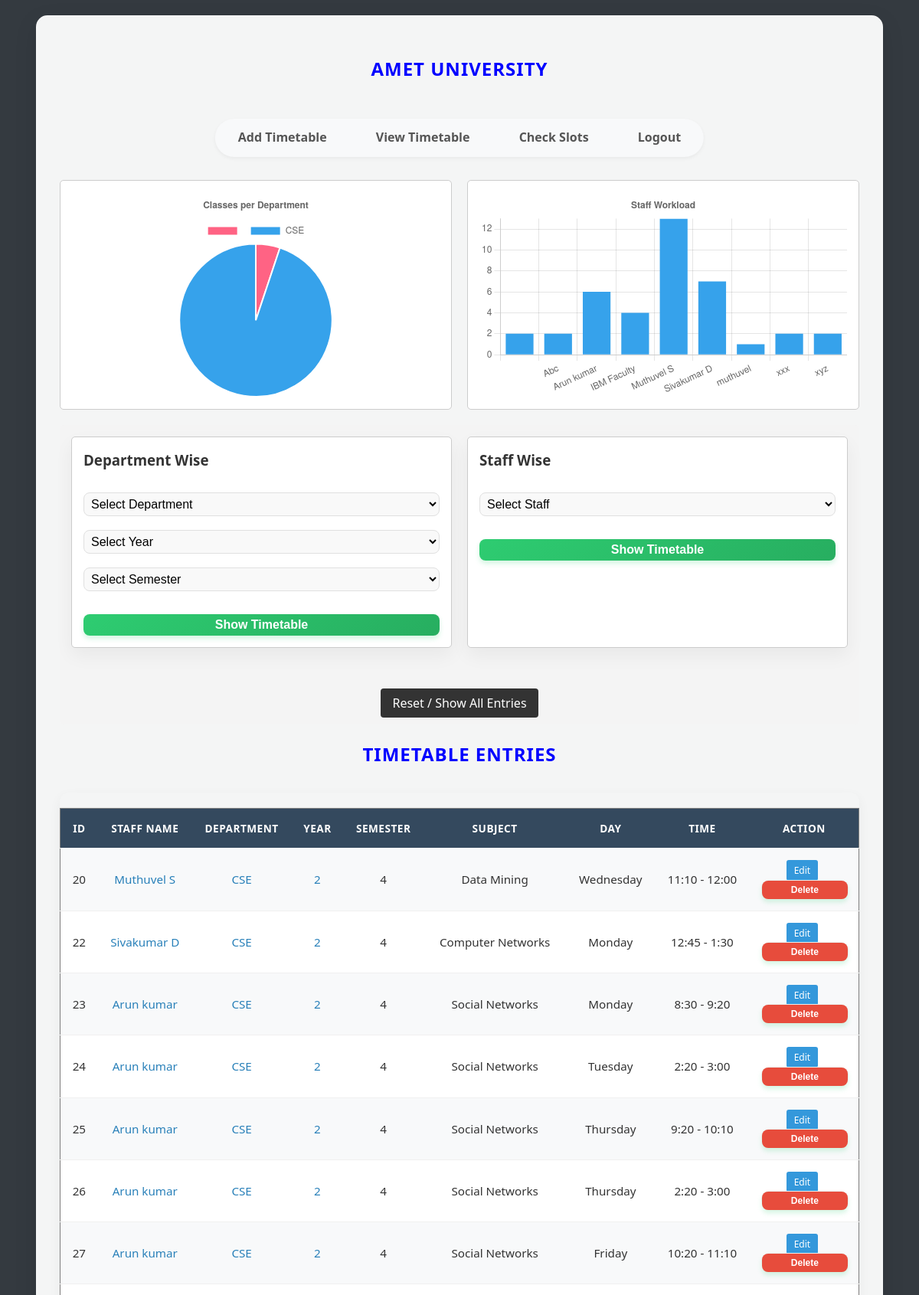
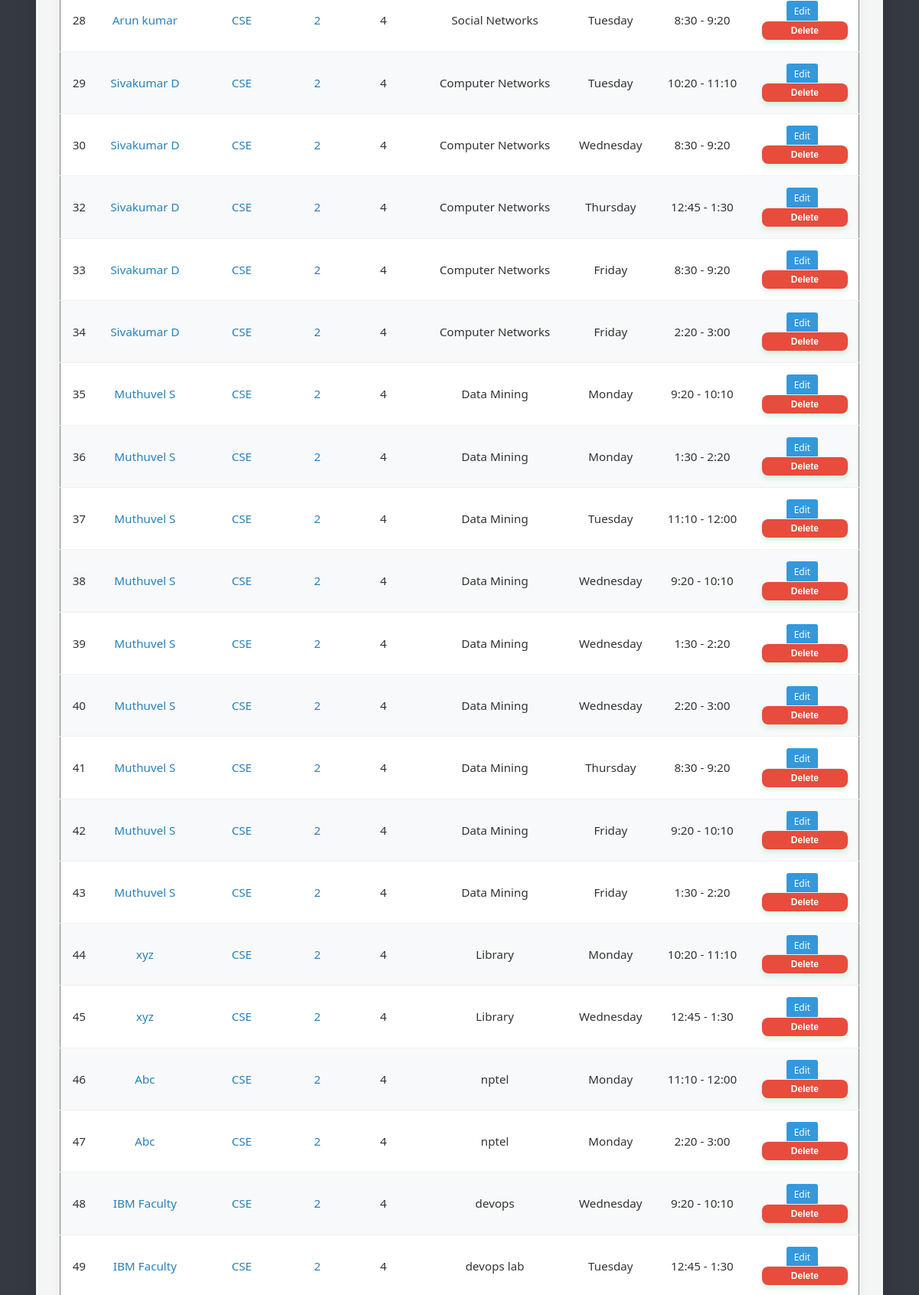
/dashboard (signed in, upper part), run on the app's committed database (2 pictures, top to bottom).
### tables this page shows
CREATE TABLE timetable (
            id INTEGER PRIMARY KEY AUTOINCREMENT,
            staff_name TEXT NOT NULL,
            department TEXT NOT NULL,
            semester TEXT NOT NULL,
            subject TEXT NOT NULL,
            day TEXT NOT NULL,
            time TEXT NOT NULL
        , year TEXT DEFAULT '', room TEXT DEFAULT '');

### App.py (the view, shortened to what this page needs)
@app.route("/dashboard")
def dashboard():
    if "username" not in session:
        return redirect(url_for("login"))
    db = get_db()
    staff_name = request.args.get("staff_name")
    department = request.args.get("department")
    year = request.args.get("year")
    query = "SELECT * FROM timetable WHERE 1=1"
    params = []
    if staff_name:
        query += " AND staff_name = ?"
        params.append(staff_name)
    if department:
        query += " AND department = ?"
        params.append(department)
    if year:
        query += " AND year = ?"
        params.append(year)
    entries = db.execute(query, params).fetchall()
    departments = db.execute("SELECT DISTINCT department FROM timetable WHERE department != '' ORDER BY department").fetchall()
    years = db.execute("SELECT DISTINCT year FROM timetable WHERE year != '' ORDER BY year").fetchall()
    semesters = db.execute("SELECT DISTINCT semester FROM timetable WHERE semester != '' ORDER BY semester").fetchall()
    staff_list = db.execute("SELECT DISTINCT staff_name FROM timetable WHERE staff_name != '' ORDER BY staff_name").fetchall()
    dept_counts = db.execute("SELECT department, COUNT(*) as count FROM timetable GROUP BY department").fetchall()
    staff_counts = db.execute("SELECT staff_name, COUNT(*) as count FROM timetable GROUP BY staff_name").fetchall()
    dept_analytics = {"labels": [row["department"] for row in dept_counts], "data": [row["count"] for row in dept_counts]}
    staff_analytics = {"labels": [row["staff_name"] for row in staff_counts], "data": [row["count"] for row in staff_counts]}
    mode = request.args.get("mode")
    if mode:
        session['export_mode'] = mode
        session['export_dept'] = request.args.get("department")
        session['export_year'] = request.args.get("year")
        session['export_sem'] = request.args.get("semester")
        session['export_staff'] = request.args.get("staff_name")
    grid_view = False
    schedule = {d: {t: None for t in time_slots} for d in days}
    filter_desc = ""
    return render_template("dashboard.html", entries=entries, departments=departments, years=years, semesters=semesters, staff_list=staff_list, time_slots=time_slots, days=days, grid_view=grid_view, schedule=schedule, filter_desc=filter_desc, username=session.get("username", "Guest"), dept_analytics=dept_analytics, staff_analytics=staff_analytics)

### App.py (called while the page is built)
def get_db():
    if "db" not in g:
        g.db = sqlite3.connect(DB_PATH)
        g.db.row_factory = sqlite3.Row
    return g.db

### Templates/dashboard.html (shortened to what this page needs)
<!DOCTYPE html>
<html lang="en">
<head>
    <link rel="stylesheet" href="{{ url_for('static', filename='style.css') }}">
</head>
<body class="dashboard-page">
    <div class="container">
        <h2>Amet University</h2>
        <nav>
            <ul>
                <li><a href="{{ url_for('add_entry') }}">Add Timetable</a></li>
                <li><a href="{{ url_for('dashboard') }}">View Timetable</a></li>
                <li><a href="{{ url_for('check_slots') }}">Check Slots</a></li>
                <li><a href="{{ url_for('logout') }}">Logout</a></li>
            </ul>
        </nav>
                <div class="no-print charts-container" style="display: flex; gap: 20px; margin-bottom: 20px; height: 300px;">
                    <div style="flex: 1; background: white; padding: 15px; border-radius: 5px; border: 1px solid #ccc;">
                        <canvas id="deptChart"></canvas>
                    </div>
                    <div style="flex: 1; background: white; padding: 15px; border-radius: 5px; border: 1px solid #ccc;">
                        <canvas id="staffChart"></canvas>
                    </div>
                </div>
                <div class="no-print" style="margin: 20px 0; padding: 15px; background: #f4f4f4; border-radius: 5px; display: flex; gap: 20px; flex-wrap: wrap;">
                    <form action="{{ url_for('dashboard') }}" method="GET" style="border: 1px solid #ccc; padding: 15px; border-radius: 5px; background: #fff; flex: 1;">
                        <h3 style="margin-top: 0;">Department Wise</h3>
                        <select name="department" required style="padding: 5px; margin-right: 5px;">
                            <option value="" disabled selected>Select Department</option>
                        </select>
                        <select name="year" required style="padding: 5px; margin-right: 5px;">
                            <option value="" disabled selected>Select Year</option>
                        </select>
                        <select name="semester" required style="padding: 5px; margin-right: 5px;">
                            <option value="" disabled selected>Select Semester</option>
                        </select>
                        <button type="submit" style="padding: 5px 10px; cursor: pointer;">Show Timetable</button>
                    </form>
                    <form action="{{ url_for('dashboard') }}" method="GET" style="border: 1px solid #ccc; padding: 15px; border-radius: 5px; background: #fff; flex: 1;">
                        <h3 style="margin-top: 0;">Staff Wise</h3>
                        <select name="staff_name" required style="padding: 5px; margin-right: 5px;">
                            <option value="" disabled selected>Select Staff</option>
                        </select>
                        <button type="submit" style="padding: 5px 10px; cursor: pointer;">Show Timetable</button>
                    </form>
                    <div style="flex-basis: 100%; text-align: center; margin-top: 10px;">
                        <a href="{{ url_for('dashboard') }}" style="text-decoration: none; background: #333; color: #fff; padding: 8px 15px; border-radius: 4px;">Reset / Show All Entries</a>
                    </div>
                </div>
                <h2>Timetable Entries</h2>
                <div class="table-responsive">
                <table border="1" cellpadding="8" cellspacing="0">
                        <tr>
                                <th>ID</th>
                                <th>Staff Name</th>
                                <th>Department</th>
                                <th>Year</th>
                                <th>Semester</th>
                                <th>Subject</th>
                                <th>Day</th>
                                <th>Time</th>
                                <th>Action</th>
                        </tr>
                        {% for row in entries %}
                        <tr>
                                <td>{{ row.id }}</td>
                                <td><a href="{{ url_for('dashboard', staff_name=row.staff_name) }}">{{ row.staff_name }}</a></td>
                                <td><a href="{{ url_for('dashboard', department=row.department) }}">{{ row.department }}</a></td>
                                <td><a href="{{ url_for('dashboard', year=row.year) }}">{{ row.year }}</a></td>
                                <td>{{ row.semester }}</td>
                                <td>{{ row.subject }}</td>
                                <td>{{ row.day }}</td>
                                <td>{{ row.time }}</td>
                                <td>
                                    <a href="{{ url_for('edit_entry', entry_id=row.id) }}" style="text-decoration: none; background: #3498db; color: white; padding: 5px 10px; border-radius: 3px; font-size: 12px; margin-right: 5px;">Edit</a>
                                    <form method="POST" action="{{ url_for('delete_entry', entry_id=row.id) }}" style="display:inline; width:auto; padding:0; margin:0; background:none; box-shadow:none;">
                                        <button type="submit" onclick="return confirm('Are you sure you want to delete this entry?');" style="margin:0; padding:5px 10px; background:#e74c3c; font-size:12px;">Delete</button>
                                    </form>
                                </td>
                        </tr>
                        {% endfor %}
                </table>
                </div>
        </div>
    <script>
        // Parse data passed from Flask (Wrapped in quotes to prevent IDE syntax errors)
        const deptData = JSON.parse('{{ dept_analytics | tojson | safe }}');
        const staffData = JSON.parse('{{ staff_analytics | tojson | safe }}');
        // 1. Department Distribution Chart (Pie)
        if (deptData && deptData.labels && deptData.labels.length > 0) {
            new Chart(document.getElementById('deptChart'), {
                type: 'pie',
                data: {
                    labels: deptData.labels,
                    datasets: [{
                        data: deptData.data,
                        backgroundColor: ['#FF6384', '#36A2EB', '#FFCE56', '#4BC0C0', '#9966FF', '#FF9F40']
                    }]
                },
                options: {
                    responsive: true,
                    maintainAspectRatio: false,
                    plugins: {
                        title: { display: true, text: 'Classes per Department' }
                    }
                }
            });
        }
        // 2. Staff Workload Chart (Bar)
        if (staffData && staffData.labels && staffData.labels.length > 0) {
            new Chart(document.getElementById('staffChart'), {
                type: 'bar',
                data: {
                    labels: staffData.labels,
                    datasets: [{
                        label: 'Classes Assigned',
                        data: staffData.data,
                        backgroundColor: '#36A2EB'
                    }]
                },
                options: {
                    responsive: true,
                    maintainAspectRatio: false,
                    scales: {
                        y: { beginAtZero: true, ticks: { stepSize: 1 } }
                    },
                    plugins: {
                        title: { display: true, text: 'Staff Workload' },
                        legend: { display: false }
                    }
                }
            });
        }
    </script>
</body>
</html>

### Static/Style.css (style rules this page uses)
body { font-family: 'Segoe UI', 'Roboto', 'Helvetica Neue', Arial, sans-serif; background: linear-gradient(135deg, #f5f7fa 0%, #c3cfe2 100%); margin: 0; padding: 0; color: #333; line-height: 1.6; }
.dashboard-page { background: transparent; }
.container { width: 90%; max-width: 1200px; margin: 40px auto; background: rgba(255, 255, 255, 0.9); backdrop-filter: blur(10px); padding: 40px; border-radius: 16px; box-shadow: 0 15px 35px rgba(0,0,0,0.1); border: 1px solid rgba(255, 255, 255, 0.5); }
h2 { text-align: center; color: #2c3e50; margin-bottom: 30px; font-weight: 700; letter-spacing: 1px; text-transform: uppercase; }
a { text-decoration: none; color: #2980b9; font-weight: 500; transition: color 0.3s ease; }
nav ul { list-style-type: none; padding: 10px 20px; text-align: center; margin-bottom: 40px; background: #ffffff; border-radius: 50px; display: inline-block; position: relative; left: 50%; transform: translateX(-50%); box-shadow: 0 5px 15px rgba(0,0,0,0.05); }
nav ul li { display: inline-block; margin: 0 5px; }
nav ul li a { padding: 10px 25px; background: transparent; color: #555; border-radius: 30px; box-shadow: none; transition: all 0.3s ease; }
form { width: 100%; max-width: 600px; margin: 0 auto 30px auto; background: #ffffff; padding: 30px; border-radius: 12px; box-shadow: 0 10px 25px rgba(0,0,0,0.05); border: 1px solid #f0f0f0; }
input[type="text"], input[type="password"], select { width: 100%; padding: 12px; margin-top: 8px; border-radius: 8px; border: 1px solid #e0e0e0; background: #f9f9f9; font-size: 1rem; margin-bottom: 10px; box-sizing: border-box; transition: all 0.3s ease; }
button { margin-top: 20px; padding: 12px 24px; border: none; background: linear-gradient(135deg, #2ecc71 0%, #27ae60 100%); color: white; font-weight: 700; border-radius: 8px; cursor: pointer; font-size: 1rem; transition: transform 0.2s, box-shadow 0.2s; box-shadow: 0 4px 6px rgba(46, 204, 113, 0.2); width: 100%; }
.table-responsive { overflow-x: auto; border-radius: 12px; box-shadow: 0 5px 15px rgba(0,0,0,0.05); }
table { width: 100%; border-collapse: collapse; margin-top: 0; background: white; min-width: 600px; }
table th, table td { padding: 15px; border-bottom: 1px solid #f0f0f0; text-align: center; font-size: 0.95rem; border-right: none; border-left: none; border-top: none; }
table th { background: #34495e; color: white; font-weight: 600; text-transform: uppercase; font-size: 0.85rem; letter-spacing: 0.5px; }
table tr:nth-child(even) { background: #f8f9fa; }

### Templates/dashboard.html (style rules this page uses)
body.dashboard-page { font-family: 'Segoe UI', Tahoma, Geneva, Verdana, sans-serif; background-color: #343a40; margin: 0; padding: 20px; }
.container { max-width: 1200px; margin: 0 auto; background: rgba(255, 255, 255, 0.95); padding: 30px; border-radius: 15px; box-shadow: 0 10px 30px rgba(0,0,0,0.1); }
h2 { color: blue; text-align: center; margin-bottom: 30px; }
nav ul { list-style-type: none; padding: 0; text-align: center; margin-bottom: 30px; background: #f8f9fa; border-radius: 50px; display: inline-block; box-shadow: 0 2px 5px rgba(0,0,0,0.05); }
nav ul li { display: inline; }
nav ul li a { display: inline-block; padding: 12px 25px; text-decoration: none; color: #555; font-weight: 600; transition: 0.3s; border-radius: 50px; }
table { width: 100%; border-collapse: collapse; margin-top: 20px; background: white; box-shadow: 0 1px 3px rgba(0,0,0,0.1); }
th, td { padding: 12px 15px; border: 1px solid #eee; }
th { background-color: #2c3e50; color: white; }
button, .btn { cursor: pointer; transition: 0.2s; }

### data on the page
timetable: id "20", staff_name "Muthuvel S", department "CSE", year "2", semester "4", subject "Data Mining", day "Wednesday", time "11:10 - 12:00"
timetable: id "22", staff_name "Sivakumar D", department "CSE", year "2", semester "4", subject "Computer Networks", day "Monday", time "12:45 - 1:30"
timetable: id "23", staff_name "Arun kumar", department "CSE", year "2", semester "4", subject "Social Networks", day "Monday", time "8:30 - 9:20"
timetable: id "24", staff_name "Arun kumar", department "CSE", year "2", semester "4", subject "Social Networks", day "Tuesday", time "2:20 - 3:00"
timetable: id "25", staff_name "Arun kumar", department "CSE", year "2", semester "4", subject "Social Networks", day "Thursday", time "9:20 - 10:10"
timetable: id "26", staff_name "Arun kumar", department "CSE", year "2", semester "4", subject "Social Networks", day "Thursday", time "2:20 - 3:00"
timetable: id "27", staff_name "Arun kumar", department "CSE", year "2", semester "4", subject "Social Networks", day "Friday", time "10:20 - 11:10"
timetable: id "28", staff_name "Arun kumar", department "CSE", year "2", semester "4", subject "Social Networks", day "Tuesday", time "8:30 - 9:20"
timetable: id "29", staff_name "Sivakumar D", department "CSE", year "2", semester "4", subject "Computer Networks", day "Tuesday", time "10:20 - 11:10"
timetable: id "30", staff_name "Sivakumar D", department "CSE", year "2", semester "4", subject "Computer Networks", day "Wednesday", time "8:30 - 9:20"
timetable: id "32", staff_name "Sivakumar D", department "CSE", year "2", semester "4", subject "Computer Networks", day "Thursday", time "12:45 - 1:30"
timetable: id "33", staff_name "Sivakumar D", department "CSE", year "2", semester "4", subject "Computer Networks", day "Friday", time "8:30 - 9:20"
timetable: id "34", staff_name "Sivakumar D", department "CSE", year "2", semester "4", subject "Computer Networks", day "Friday", time "2:20 - 3:00"
timetable: id "35", staff_name "Muthuvel S", department "CSE", year "2", semester "4", subject "Data Mining", day "Monday", time "9:20 - 10:10"
timetable: id "36", staff_name "Muthuvel S", department "CSE", year "2", semester "4", subject "Data Mining", day "Monday", time "1:30 - 2:20"
timetable: id "37", staff_name "Muthuvel S", department "CSE", year "2", semester "4", subject "Data Mining", day "Tuesday", time "11:10 - 12:00"
timetable: id "38", staff_name "Muthuvel S", department "CSE", year "2", semester "4", subject "Data Mining", day "Wednesday", time "9:20 - 10:10"
timetable: id "39", staff_name "Muthuvel S", department "CSE", year "2", semester "4", subject "Data Mining", day "Wednesday", time "1:30 - 2:20"
timetable: id "40", staff_name "Muthuvel S", department "CSE", year "2", semester "4", subject "Data Mining", day "Wednesday", time "2:20 - 3:00"
timetable: id "41", staff_name "Muthuvel S", department "CSE", year "2", semester "4", subject "Data Mining", day "Thursday", time "8:30 - 9:20"
timetable: id "42", staff_name "Muthuvel S", department "CSE", year "2", semester "4", subject "Data Mining", day "Friday", time "9:20 - 10:10"
timetable: id "43", staff_name "Muthuvel S", department "CSE", year "2", semester "4", subject "Data Mining", day "Friday", time "1:30 - 2:20"
timetable: id "44", staff_name "xyz", department "CSE", year "2", semester "4", subject "Library", day "Monday", time "10:20 - 11:10"
timetable: id "45", staff_name "xyz", department "CSE", year "2", semester "4", subject "Library", day "Wednesday", time "12:45 - 1:30"
timetable: id "46", staff_name "Abc", department "CSE", year "2", semester "4", subject "nptel", day "Monday", time "11:10 - 12:00"
timetable: id "47", staff_name "Abc", department "CSE", year "2", semester "4", subject "nptel", day "Monday", time "2:20 - 3:00"
timetable: id "48", staff_name "IBM Faculty", department "CSE", year "2", semester "4", subject "devops", day "Wednesday", time "9:20 - 10:10"
timetable: id "49", staff_name "IBM Faculty", department "CSE", year "2", semester "4", subject "devops lab", day "Tuesday", time "12:45 - 1:30"

### other printed values
chart data {{ dept_analytics | tojson | safe }} {"data": [2, 37], "labels": ["", "CSE"]}
chart data {{ staff_analytics | tojson | safe }} {"data": [2, 2, 6, 4, 13, 7, 1, 2, 2], "labels": ["", "Abc", "Arun kumar", "IBM Faculty", "Muthuvel S", "Sivakumar D", "muthuvel", "xxx", "xyz"]}
